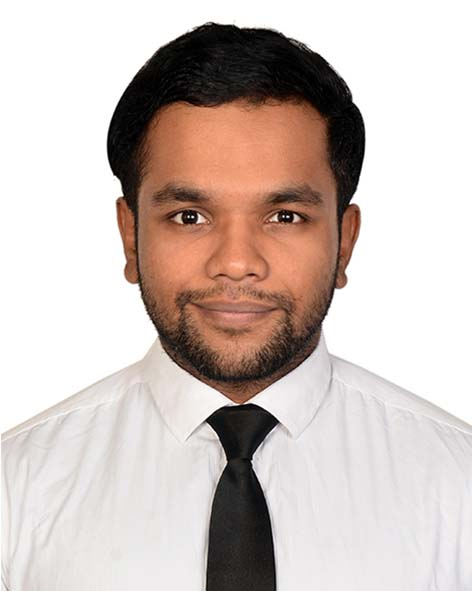
%> input picture DIP LAB/MatLaB Assignments/input.jpg, 472 x 591 px
$ octave C1_20200104116.m   (GNU Octave 9; MATLAB toolbox functions it lacks are replaced by stand-ins)
%> lines starting %> are read from the running program, lines starting %| are printed output that depends on the picture
originalImg = imread('input.jpg');
%> originalImg is the input picture: size 591x472x3 uint8; mean R, G, B 205.4, 192.4, 187.2

originalGray = rgb2gray(originalImg);
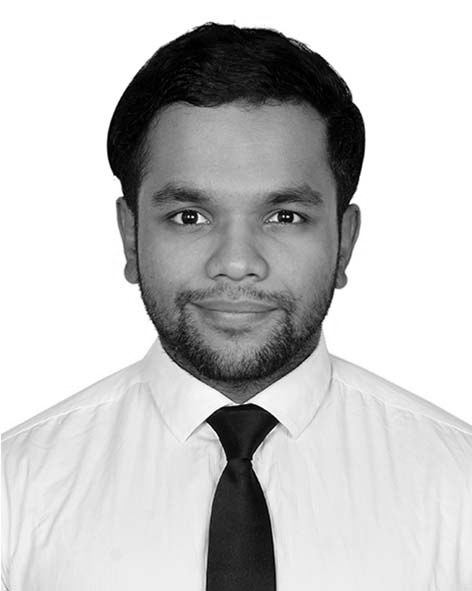
%> originalGray: size 591x472 uint8; min 0, max 255, mean 195.7

flippedGray = originalGray(end:-1:1, :);
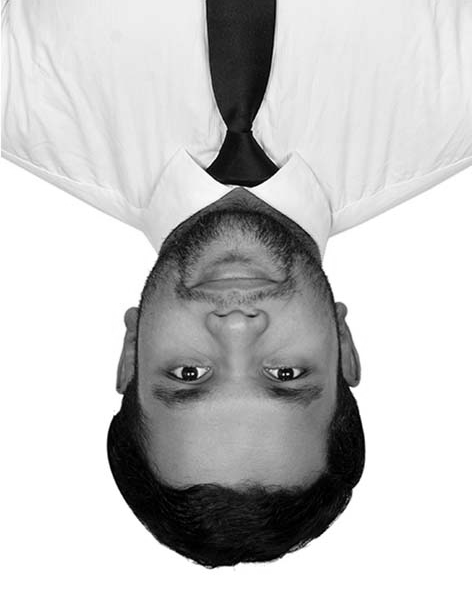
%> flippedGray: size 591x472 uint8; min 0, max 255, mean 195.7; mean of the top-left, top-right, bottom-left and bottom-right quarters 207.9, 202, 186.3, 186.4

mergedImg = zeros(size(originalGray, 1) * 2, size(originalGray, 2), 'uint8');
mergedImg(1:size(originalGray, 1), :) = originalGray;
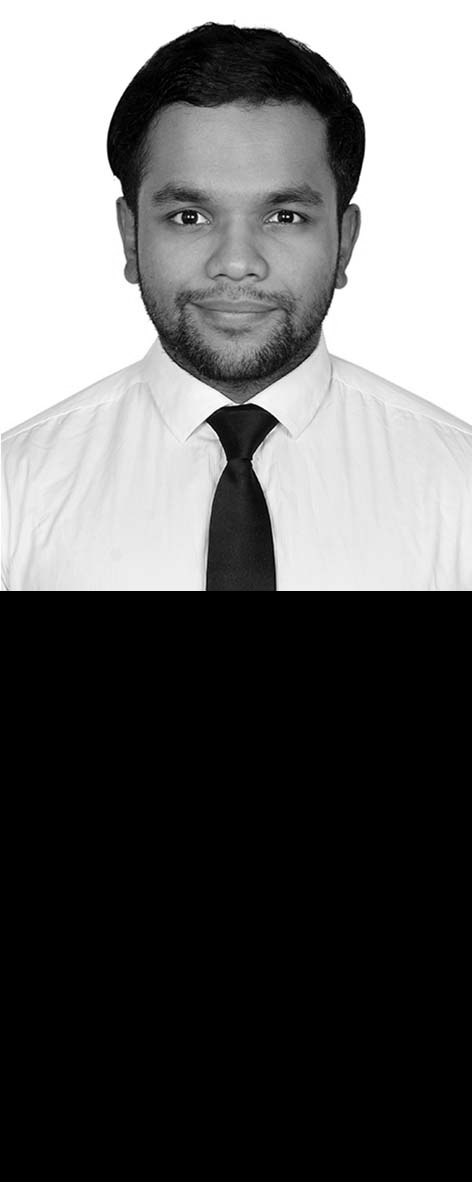
%> mergedImg: size 1182x472 uint8; min 0, max 255, mean 97.8
mergedImg(size(originalGray, 1) + 1:end, :) = flippedGray;
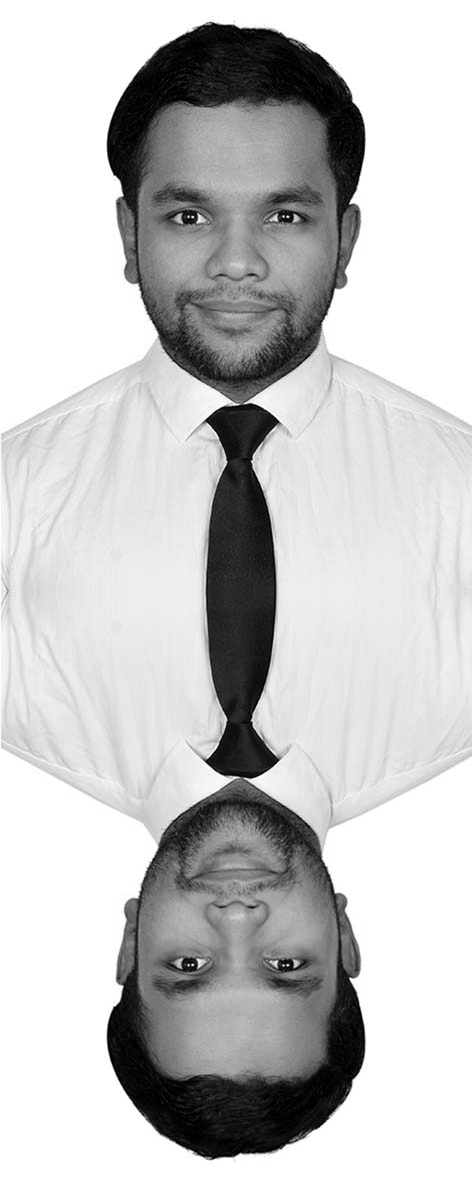
%> mergedImg: size 1182x472 uint8; min 0, max 255, mean 195.7

subplot(1, 3, 1);
imshow(originalGray);
title('Original Image');

subplot(1, 3, 2);
imshow(flippedGray);
title('Flipped Image');

subplot(1, 3, 3);
imshow(mergedImg);
title('Merged Image');

imwrite(mergedImg, 'output.jpg');
